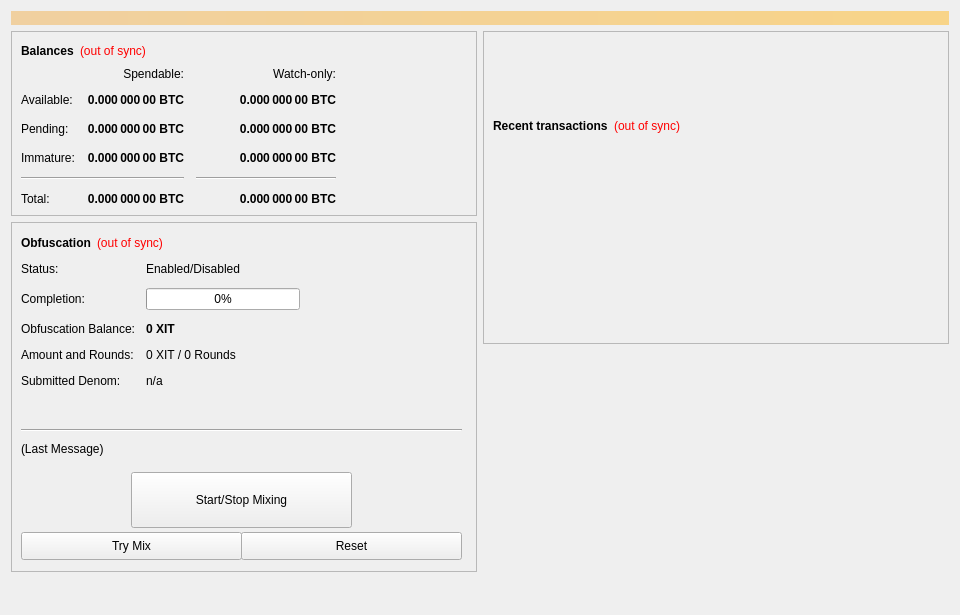
<?xml version="1.0" encoding="UTF-8"?>
<ui version="4.0">
 <class>OverviewPage</class>
 <widget class="QWidget" name="OverviewPage">
  <property name="geometry">
   <rect>
    <x>0</x>
    <y>0</y>
    <width>960</width>
    <height>615</height>
   </rect>
  </property>
  <property name="minimumSize">
   <size>
    <width>960</width>
    <height>0</height>
   </size>
  </property>
  <property name="windowTitle">
   <string>Form</string>
  </property>
  <layout class="QVBoxLayout" name="topLayout">
   <item>
    <widget class="QLabel" name="labelAlerts">
     <property name="visible">
      <bool>false</bool>
     </property>
     <property name="styleSheet">
      <string notr="true">background-color: qlineargradient(x1: 0, y1: 0, x2: 1, y2: 0, stop:0 #F0D0A0, stop:1 #F8D488); color:#000000;</string>
     </property>
     <property name="wordWrap">
      <bool>true</bool>
     </property>
     <property name="margin">
      <number>3</number>
     </property>
    </widget>
   </item>
   <item>
    <layout class="QHBoxLayout" name="horizontalLayout" stretch="1,1">
     <item>
      <layout class="QVBoxLayout" name="verticalLayout_2">
       <item>
        <widget class="QFrame" name="frame">
         <property name="frameShape">
          <enum>QFrame::StyledPanel</enum>
         </property>
         <property name="frameShadow">
          <enum>QFrame::Raised</enum>
         </property>
         <layout class="QVBoxLayout" name="verticalLayout_4">
          <item>
           <layout class="QHBoxLayout" name="horizontalLayout_4">
            <item>
             <widget class="QLabel" name="label_5">
              <property name="font">
               <font>
                <weight>75</weight>
                <bold>true</bold>
               </font>
              </property>
              <property name="text">
               <string>Balances</string>
              </property>
             </widget>
            </item>
            <item>
             <widget class="QLabel" name="labelWalletStatus">
              <property name="cursor">
               <cursorShape>WhatsThisCursor</cursorShape>
              </property>
              <property name="toolTip">
               <string>The displayed information may be out of date. Your wallet automatically synchronizes with the Ittrium network after a connection is established, but this process has not completed yet.</string>
              </property>
              <property name="styleSheet">
               <string notr="true">QLabel { color: red; }</string>
              </property>
              <property name="text">
               <string notr="true">(out of sync)</string>
              </property>
              <property name="alignment">
               <set>Qt::AlignLeading|Qt::AlignLeft|Qt::AlignVCenter</set>
              </property>
             </widget>
            </item>
            <item>
             <spacer name="horizontalSpacer_3">
              <property name="orientation">
               <enum>Qt::Horizontal</enum>
              </property>
              <property name="sizeHint" stdset="0">
               <size>
                <width>40</width>
                <height>20</height>
               </size>
              </property>
             </spacer>
            </item>
           </layout>
          </item>
          <item>
           <layout class="QGridLayout" name="gridLayout">
            <property name="spacing">
             <number>12</number>
            </property>
            <item row="2" column="2">
             <widget class="QLabel" name="labelWatchPending">
              <property name="font">
               <font>
                <weight>75</weight>
                <bold>true</bold>
               </font>
              </property>
              <property name="cursor">
               <cursorShape>IBeamCursor</cursorShape>
              </property>
              <property name="toolTip">
               <string>Unconfirmed transactions to watch-only addresses</string>
              </property>
              <property name="text">
               <string notr="true">0.000 000 00 BTC</string>
              </property>
              <property name="alignment">
               <set>Qt::AlignRight|Qt::AlignTrailing|Qt::AlignVCenter</set>
              </property>
              <property name="textInteractionFlags">
               <set>Qt::LinksAccessibleByMouse|Qt::TextSelectableByKeyboard|Qt::TextSelectableByMouse</set>
              </property>
             </widget>
            </item>
            <item row="2" column="1">
             <widget class="QLabel" name="labelUnconfirmed">
              <property name="font">
               <font>
                <weight>75</weight>
                <bold>true</bold>
               </font>
              </property>
              <property name="cursor">
               <cursorShape>IBeamCursor</cursorShape>
              </property>
              <property name="toolTip">
               <string>Total of transactions that have yet to be confirmed, and do not yet count toward the spendable balance</string>
              </property>
              <property name="text">
               <string notr="true">0.000 000 00 BTC</string>
              </property>
              <property name="alignment">
               <set>Qt::AlignRight|Qt::AlignTrailing|Qt::AlignVCenter</set>
              </property>
              <property name="textInteractionFlags">
               <set>Qt::LinksAccessibleByMouse|Qt::TextSelectableByKeyboard|Qt::TextSelectableByMouse</set>
              </property>
             </widget>
            </item>
            <item row="3" column="2">
             <widget class="QLabel" name="labelWatchImmature">
              <property name="font">
               <font>
                <weight>75</weight>
                <bold>true</bold>
               </font>
              </property>
              <property name="cursor">
               <cursorShape>IBeamCursor</cursorShape>
              </property>
              <property name="toolTip">
               <string>Staked or masternode rewards in watch-only addresses that has not yet matured</string>
              </property>
              <property name="text">
               <string notr="true">0.000 000 00 BTC</string>
              </property>
              <property name="alignment">
               <set>Qt::AlignRight|Qt::AlignTrailing|Qt::AlignVCenter</set>
              </property>
              <property name="textInteractionFlags">
               <set>Qt::LinksAccessibleByMouse|Qt::TextSelectableByKeyboard|Qt::TextSelectableByMouse</set>
              </property>
             </widget>
            </item>
            <item row="4" column="0" colspan="2">
             <widget class="Line" name="lineSpendableBalance">
              <property name="orientation">
               <enum>Qt::Horizontal</enum>
              </property>
             </widget>
            </item>
            <item row="4" column="2">
             <widget class="Line" name="lineWatchBalance">
              <property name="sizePolicy">
               <sizepolicy hsizetype="Preferred" vsizetype="Fixed">
                <horstretch>0</horstretch>
                <verstretch>0</verstretch>
               </sizepolicy>
              </property>
              <property name="minimumSize">
               <size>
                <width>140</width>
                <height>0</height>
               </size>
              </property>
              <property name="orientation">
               <enum>Qt::Horizontal</enum>
              </property>
             </widget>
            </item>
            <item row="5" column="0">
             <widget class="QLabel" name="labelTotalText">
              <property name="text">
               <string>Total:</string>
              </property>
             </widget>
            </item>
            <item row="3" column="1">
             <widget class="QLabel" name="labelImmature">
              <property name="font">
               <font>
                <weight>75</weight>
                <bold>true</bold>
               </font>
              </property>
              <property name="cursor">
               <cursorShape>IBeamCursor</cursorShape>
              </property>
              <property name="toolTip">
               <string>Staked or masternode rewards that has not yet matured</string>
              </property>
              <property name="text">
               <string notr="true">0.000 000 00 BTC</string>
              </property>
              <property name="alignment">
               <set>Qt::AlignRight|Qt::AlignTrailing|Qt::AlignVCenter</set>
              </property>
              <property name="textInteractionFlags">
               <set>Qt::LinksAccessibleByMouse|Qt::TextSelectableByKeyboard|Qt::TextSelectableByMouse</set>
              </property>
             </widget>
            </item>
            <item row="2" column="3">
             <spacer name="horizontalSpacer_2">
              <property name="orientation">
               <enum>Qt::Horizontal</enum>
              </property>
              <property name="sizeHint" stdset="0">
               <size>
                <width>40</width>
                <height>20</height>
               </size>
              </property>
             </spacer>
            </item>
            <item row="3" column="0">
             <widget class="QLabel" name="labelImmatureText">
              <property name="text">
               <string>Immature:</string>
              </property>
             </widget>
            </item>
            <item row="5" column="1">
             <widget class="QLabel" name="labelTotal">
              <property name="font">
               <font>
                <weight>75</weight>
                <bold>true</bold>
               </font>
              </property>
              <property name="cursor">
               <cursorShape>IBeamCursor</cursorShape>
              </property>
              <property name="toolTip">
               <string>Your current total balance</string>
              </property>
              <property name="text">
               <string notr="true">0.000 000 00 BTC</string>
              </property>
              <property name="alignment">
               <set>Qt::AlignRight|Qt::AlignTrailing|Qt::AlignVCenter</set>
              </property>
              <property name="textInteractionFlags">
               <set>Qt::LinksAccessibleByMouse|Qt::TextSelectableByKeyboard|Qt::TextSelectableByMouse</set>
              </property>
             </widget>
            </item>
            <item row="5" column="2">
             <widget class="QLabel" name="labelWatchTotal">
              <property name="font">
               <font>
                <weight>75</weight>
                <bold>true</bold>
               </font>
              </property>
              <property name="cursor">
               <cursorShape>IBeamCursor</cursorShape>
              </property>
              <property name="toolTip">
               <string>Current total balance in watch-only addresses</string>
              </property>
              <property name="text">
               <string notr="true">0.000 000 00 BTC</string>
              </property>
              <property name="alignment">
               <set>Qt::AlignRight|Qt::AlignTrailing|Qt::AlignVCenter</set>
              </property>
              <property name="textInteractionFlags">
               <set>Qt::LinksAccessibleByMouse|Qt::TextSelectableByKeyboard|Qt::TextSelectableByMouse</set>
              </property>
             </widget>
            </item>
            <item row="0" column="2">
             <widget class="QLabel" name="labelWatchonly">
              <property name="text">
               <string>Watch-only:</string>
              </property>
              <property name="alignment">
               <set>Qt::AlignRight|Qt::AlignTrailing|Qt::AlignVCenter</set>
              </property>
             </widget>
            </item>
            <item row="1" column="0">
             <widget class="QLabel" name="labelBalanceText">
              <property name="text">
               <string>Available:</string>
              </property>
             </widget>
            </item>
            <item row="1" column="1">
             <widget class="QLabel" name="labelBalance">
              <property name="font">
               <font>
                <weight>75</weight>
                <bold>true</bold>
               </font>
              </property>
              <property name="cursor">
               <cursorShape>IBeamCursor</cursorShape>
              </property>
              <property name="toolTip">
               <string>Your current spendable balance</string>
              </property>
              <property name="text">
               <string notr="true">0.000 000 00 BTC</string>
              </property>
              <property name="alignment">
               <set>Qt::AlignRight|Qt::AlignTrailing|Qt::AlignVCenter</set>
              </property>
              <property name="textInteractionFlags">
               <set>Qt::LinksAccessibleByMouse|Qt::TextSelectableByKeyboard|Qt::TextSelectableByMouse</set>
              </property>
             </widget>
            </item>
            <item row="1" column="2">
             <widget class="QLabel" name="labelWatchAvailable">
              <property name="font">
               <font>
                <weight>75</weight>
                <bold>true</bold>
               </font>
              </property>
              <property name="cursor">
               <cursorShape>IBeamCursor</cursorShape>
              </property>
              <property name="toolTip">
               <string>Your current balance in watch-only addresses</string>
              </property>
              <property name="text">
               <string notr="true">0.000 000 00 BTC</string>
              </property>
              <property name="alignment">
               <set>Qt::AlignRight|Qt::AlignTrailing|Qt::AlignVCenter</set>
              </property>
              <property name="textInteractionFlags">
               <set>Qt::LinksAccessibleByMouse|Qt::TextSelectableByKeyboard|Qt::TextSelectableByMouse</set>
              </property>
             </widget>
            </item>
            <item row="2" column="0">
             <widget class="QLabel" name="labelPendingText">
              <property name="text">
               <string>Pending:</string>
              </property>
             </widget>
            </item>
            <item row="0" column="1">
             <widget class="QLabel" name="labelSpendable">
              <property name="text">
               <string>Spendable:</string>
              </property>
              <property name="alignment">
               <set>Qt::AlignRight|Qt::AlignTrailing|Qt::AlignVCenter</set>
              </property>
             </widget>
            </item>
           </layout>
          </item>
         </layout>
        </widget>
       </item>
       <item>
        <widget class="QFrame" name="frameObfuscation">
         <property name="minimumSize">
          <size>
           <width>0</width>
           <height>350</height>
          </size>
         </property>
         <property name="layoutDirection">
          <enum>Qt::LeftToRight</enum>
         </property>
         <property name="frameShape">
          <enum>QFrame::StyledPanel</enum>
         </property>
         <property name="frameShadow">
          <enum>QFrame::Raised</enum>
         </property>
         <widget class="QWidget" name="formLayoutWidget">
          <property name="geometry">
           <rect>
            <x>10</x>
            <y>40</y>
            <width>451</width>
            <height>161</height>
           </rect>
          </property>
          <layout class="QFormLayout" name="formLayout">
           <property name="fieldGrowthPolicy">
            <enum>QFormLayout::AllNonFixedFieldsGrow</enum>
           </property>
           <property name="horizontalSpacing">
            <number>11</number>
           </property>
           <property name="verticalSpacing">
            <number>12</number>
           </property>
           <item row="0" column="0">
            <widget class="QLabel" name="label_6">
             <property name="text">
              <string>Status:</string>
             </property>
            </widget>
           </item>
           <item row="1" column="0">
            <widget class="QLabel" name="label_7">
             <property name="text">
              <string>Completion:</string>
             </property>
            </widget>
           </item>
           <item row="1" column="1">
            <widget class="QProgressBar" name="obfuscationProgress">
             <property name="maximumSize">
              <size>
               <width>154</width>
               <height>16777215</height>
              </size>
             </property>
             <property name="value">
              <number>0</number>
             </property>
            </widget>
           </item>
           <item row="2" column="0">
            <widget class="QLabel" name="labelAnonymizedText">
             <property name="text">
              <string>Obfuscation Balance:</string>
             </property>
            </widget>
           </item>
           <item row="2" column="1">
            <widget class="QLabel" name="labelAnonymized">
             <property name="font">
              <font>
               <weight>75</weight>
               <bold>true</bold>
              </font>
             </property>
             <property name="text">
              <string notr="true">0 XIT</string>
             </property>
            </widget>
           </item>
           <item row="3" column="0">
            <widget class="QLabel" name="label_8">
             <property name="text">
              <string>Amount and Rounds:</string>
             </property>
            </widget>
           </item>
           <item row="3" column="1">
            <widget class="QLabel" name="labelAmountRounds">
             <property name="text">
              <string>0 XIT / 0 Rounds</string>
             </property>
            </widget>
           </item>
           <item row="4" column="0">
            <widget class="QLabel" name="label_9">
             <property name="text">
              <string>Submitted Denom:</string>
             </property>
            </widget>
           </item>
           <item row="4" column="1">
            <widget class="QLabel" name="labelSubmittedDenom">
             <property name="toolTip">
              <string>The denominations you submitted to the Masternode.&lt;br&gt;To mix, other users must submit the exact same denominations.</string>
             </property>
             <property name="text">
              <string>n/a</string>
             </property>
            </widget>
           </item>
           <item row="0" column="1">
            <widget class="QLabel" name="obfuscationEnabled">
             <property name="text">
              <string>Enabled/Disabled</string>
             </property>
            </widget>
           </item>
          </layout>
         </widget>
         <widget class="QPushButton" name="runAutoDenom">
          <property name="geometry">
           <rect>
            <x>251</x>
            <y>17</y>
            <width>1</width>
            <height>1</height>
           </rect>
          </property>
          <property name="palette">
           <palette>
            <active>
             <colorrole role="WindowText">
              <brush brushstyle="SolidPattern">
               <color alpha="255">
                <red>0</red>
                <green>0</green>
                <blue>0</blue>
               </color>
              </brush>
             </colorrole>
             <colorrole role="Button">
              <brush brushstyle="SolidPattern">
               <color alpha="255">
                <red>239</red>
                <green>238</green>
                <blue>238</blue>
               </color>
              </brush>
             </colorrole>
             <colorrole role="Light">
              <brush brushstyle="SolidPattern">
               <color alpha="255">
                <red>255</red>
                <green>255</green>
                <blue>255</blue>
               </color>
              </brush>
             </colorrole>
             <colorrole role="Midlight">
              <brush brushstyle="SolidPattern">
               <color alpha="255">
                <red>247</red>
                <green>246</green>
                <blue>246</blue>
               </color>
              </brush>
             </colorrole>
             <colorrole role="Dark">
              <brush brushstyle="SolidPattern">
               <color alpha="255">
                <red>119</red>
                <green>119</green>
                <blue>119</blue>
               </color>
              </brush>
             </colorrole>
             <colorrole role="Mid">
              <brush brushstyle="SolidPattern">
               <color alpha="255">
                <red>159</red>
                <green>159</green>
                <blue>159</blue>
               </color>
              </brush>
             </colorrole>
             <colorrole role="Text">
              <brush brushstyle="SolidPattern">
               <color alpha="255">
                <red>0</red>
                <green>0</green>
                <blue>0</blue>
               </color>
              </brush>
             </colorrole>
             <colorrole role="BrightText">
              <brush brushstyle="SolidPattern">
               <color alpha="255">
                <red>255</red>
                <green>255</green>
                <blue>255</blue>
               </color>
              </brush>
             </colorrole>
             <colorrole role="ButtonText">
              <brush brushstyle="SolidPattern">
               <color alpha="255">
                <red>0</red>
                <green>0</green>
                <blue>0</blue>
               </color>
              </brush>
             </colorrole>
             <colorrole role="Base">
              <brush brushstyle="SolidPattern">
               <color alpha="255">
                <red>255</red>
                <green>255</green>
                <blue>255</blue>
               </color>
              </brush>
             </colorrole>
             <colorrole role="Window">
              <brush brushstyle="SolidPattern">
               <color alpha="255">
                <red>239</red>
                <green>238</green>
                <blue>238</blue>
               </color>
              </brush>
             </colorrole>
             <colorrole role="Shadow">
              <brush brushstyle="SolidPattern">
               <color alpha="255">
                <red>0</red>
                <green>0</green>
                <blue>0</blue>
               </color>
              </brush>
             </colorrole>
             <colorrole role="AlternateBase">
              <brush brushstyle="SolidPattern">
               <color alpha="255">
                <red>247</red>
                <green>246</green>
                <blue>246</blue>
               </color>
              </brush>
             </colorrole>
             <colorrole role="ToolTipBase">
              <brush brushstyle="SolidPattern">
               <color alpha="255">
                <red>255</red>
                <green>255</green>
                <blue>220</blue>
               </color>
              </brush>
             </colorrole>
             <colorrole role="ToolTipText">
              <brush brushstyle="SolidPattern">
               <color alpha="255">
                <red>0</red>
                <green>0</green>
                <blue>0</blue>
               </color>
              </brush>
             </colorrole>
            </active>
            <inactive>
             <colorrole role="WindowText">
              <brush brushstyle="SolidPattern">
               <color alpha="255">
                <red>0</red>
                <green>0</green>
                <blue>0</blue>
               </color>
              </brush>
             </colorrole>
             <colorrole role="Button">
              <brush brushstyle="SolidPattern">
               <color alpha="255">
                <red>239</red>
                <green>238</green>
                <blue>238</blue>
               </color>
              </brush>
             </colorrole>
             <colorrole role="Light">
              <brush brushstyle="SolidPattern">
               <color alpha="255">
                <red>255</red>
                <green>255</green>
                <blue>255</blue>
               </color>
              </brush>
             </colorrole>
             <colorrole role="Midlight">
              <brush brushstyle="SolidPattern">
               <color alpha="255">
                <red>247</red>
                <green>246</green>
                <blue>246</blue>
               </color>
              </brush>
             </colorrole>
             <colorrole role="Dark">
              <brush brushstyle="SolidPattern">
               <color alpha="255">
                <red>119</red>
                <green>119</green>
                <blue>119</blue>
               </color>
              </brush>
             </colorrole>
             <colorrole role="Mid">
              <brush brushstyle="SolidPattern">
               <color alpha="255">
                <red>159</red>
                <green>159</green>
                <blue>159</blue>
               </color>
              </brush>
             </colorrole>
             <colorrole role="Text">
              <brush brushstyle="SolidPattern">
               <color alpha="255">
                <red>0</red>
                <green>0</green>
                <blue>0</blue>
               </color>
              </brush>
             </colorrole>
             <colorrole role="BrightText">
              <brush brushstyle="SolidPattern">
               <color alpha="255">
                <red>255</red>
                <green>255</green>
                <blue>255</blue>
               </color>
              </brush>
             </colorrole>
             <colorrole role="ButtonText">
              <brush brushstyle="SolidPattern">
               <color alpha="255">
                <red>0</red>
                <green>0</green>
                <blue>0</blue>
               </color>
              </brush>
             </colorrole>
             <colorrole role="Base">
              <brush brushstyle="SolidPattern">
               <color alpha="255">
                <red>255</red>
                <green>255</green>
                <blue>255</blue>
               </color>
              </brush>
             </colorrole>
             <colorrole role="Window">
              <brush brushstyle="SolidPattern">
               <color alpha="255">
                <red>239</red>
                <green>238</green>
                <blue>238</blue>
               </color>
              </brush>
             </colorrole>
             <colorrole role="Shadow">
              <brush brushstyle="SolidPattern">
               <color alpha="255">
                <red>0</red>
                <green>0</green>
                <blue>0</blue>
               </color>
              </brush>
             </colorrole>
             <colorrole role="AlternateBase">
              <brush brushstyle="SolidPattern">
               <color alpha="255">
                <red>247</red>
                <green>246</green>
                <blue>246</blue>
               </color>
              </brush>
             </colorrole>
             <colorrole role="ToolTipBase">
              <brush brushstyle="SolidPattern">
               <color alpha="255">
                <red>255</red>
                <green>255</green>
                <blue>220</blue>
               </color>
              </brush>
             </colorrole>
             <colorrole role="ToolTipText">
              <brush brushstyle="SolidPattern">
               <color alpha="255">
                <red>0</red>
                <green>0</green>
                <blue>0</blue>
               </color>
              </brush>
             </colorrole>
            </inactive>
            <disabled>
             <colorrole role="WindowText">
              <brush brushstyle="SolidPattern">
               <color alpha="255">
                <red>119</red>
                <green>119</green>
                <blue>119</blue>
               </color>
              </brush>
             </colorrole>
             <colorrole role="Button">
              <brush brushstyle="SolidPattern">
               <color alpha="255">
                <red>239</red>
                <green>238</green>
                <blue>238</blue>
               </color>
              </brush>
             </colorrole>
             <colorrole role="Light">
              <brush brushstyle="SolidPattern">
               <color alpha="255">
                <red>255</red>
                <green>255</green>
                <blue>255</blue>
               </color>
              </brush>
             </colorrole>
             <colorrole role="Midlight">
              <brush brushstyle="SolidPattern">
               <color alpha="255">
                <red>247</red>
                <green>246</green>
                <blue>246</blue>
               </color>
              </brush>
             </colorrole>
             <colorrole role="Dark">
              <brush brushstyle="SolidPattern">
               <color alpha="255">
                <red>119</red>
                <green>119</green>
                <blue>119</blue>
               </color>
              </brush>
             </colorrole>
             <colorrole role="Mid">
              <brush brushstyle="SolidPattern">
               <color alpha="255">
                <red>159</red>
                <green>159</green>
                <blue>159</blue>
               </color>
              </brush>
             </colorrole>
             <colorrole role="Text">
              <brush brushstyle="SolidPattern">
               <color alpha="255">
                <red>119</red>
                <green>119</green>
                <blue>119</blue>
               </color>
              </brush>
             </colorrole>
             <colorrole role="BrightText">
              <brush brushstyle="SolidPattern">
               <color alpha="255">
                <red>255</red>
                <green>255</green>
                <blue>255</blue>
               </color>
              </brush>
             </colorrole>
             <colorrole role="ButtonText">
              <brush brushstyle="SolidPattern">
               <color alpha="255">
                <red>119</red>
                <green>119</green>
                <blue>119</blue>
               </color>
              </brush>
             </colorrole>
             <colorrole role="Base">
              <brush brushstyle="SolidPattern">
               <color alpha="255">
                <red>239</red>
                <green>238</green>
                <blue>238</blue>
               </color>
              </brush>
             </colorrole>
             <colorrole role="Window">
              <brush brushstyle="SolidPattern">
               <color alpha="255">
                <red>239</red>
                <green>238</green>
                <blue>238</blue>
               </color>
              </brush>
             </colorrole>
             <colorrole role="Shadow">
              <brush brushstyle="SolidPattern">
               <color alpha="255">
                <red>0</red>
                <green>0</green>
                <blue>0</blue>
               </color>
              </brush>
             </colorrole>
             <colorrole role="AlternateBase">
              <brush brushstyle="SolidPattern">
               <color alpha="255">
                <red>239</red>
                <green>238</green>
                <blue>238</blue>
               </color>
              </brush>
             </colorrole>
             <colorrole role="ToolTipBase">
              <brush brushstyle="SolidPattern">
               <color alpha="255">
                <red>255</red>
                <green>255</green>
                <blue>220</blue>
               </color>
              </brush>
             </colorrole>
             <colorrole role="ToolTipText">
              <brush brushstyle="SolidPattern">
               <color alpha="255">
                <red>0</red>
                <green>0</green>
                <blue>0</blue>
               </color>
              </brush>
             </colorrole>
            </disabled>
           </palette>
          </property>
          <property name="focusPolicy">
           <enum>Qt::NoFocus</enum>
          </property>
          <property name="autoFillBackground">
           <bool>true</bool>
          </property>
          <property name="text">
           <string/>
          </property>
          <property name="flat">
           <bool>true</bool>
          </property>
         </widget>
         <widget class="QPushButton" name="toggleObfuscation">
          <property name="geometry">
           <rect>
            <x>120</x>
            <y>250</y>
            <width>221</width>
            <height>56</height>
           </rect>
          </property>
          <property name="sizePolicy">
           <sizepolicy hsizetype="MinimumExpanding" vsizetype="Fixed">
            <horstretch>0</horstretch>
            <verstretch>0</verstretch>
           </sizepolicy>
          </property>
          <property name="text">
           <string>Start/Stop Mixing</string>
          </property>
         </widget>
         <widget class="Line" name="lineLastMessage">
          <property name="geometry">
           <rect>
            <x>10</x>
            <y>200</y>
            <width>441</width>
            <height>16</height>
           </rect>
          </property>
          <property name="orientation">
           <enum>Qt::Horizontal</enum>
          </property>
         </widget>
         <widget class="QLabel" name="obfuscationStatus">
          <property name="geometry">
           <rect>
            <x>10</x>
            <y>220</y>
            <width>451</width>
            <height>61</height>
           </rect>
          </property>
          <property name="minimumSize">
           <size>
            <width>288</width>
            <height>43</height>
           </size>
          </property>
          <property name="text">
           <string>(Last Message)</string>
          </property>
          <property name="alignment">
           <set>Qt::AlignLeading|Qt::AlignLeft|Qt::AlignTop</set>
          </property>
          <property name="wordWrap">
           <bool>true</bool>
          </property>
         </widget>
         <widget class="QPushButton" name="obfuscationAuto">
          <property name="geometry">
           <rect>
            <x>10</x>
            <y>310</y>
            <width>221</width>
            <height>28</height>
           </rect>
          </property>
          <property name="sizePolicy">
           <sizepolicy hsizetype="MinimumExpanding" vsizetype="Fixed">
            <horstretch>0</horstretch>
            <verstretch>0</verstretch>
           </sizepolicy>
          </property>
          <property name="toolTip">
           <string>Try to manually submit a Obfuscation request.</string>
          </property>
          <property name="text">
           <string>Try Mix</string>
          </property>
         </widget>
         <widget class="QPushButton" name="obfuscationReset">
          <property name="geometry">
           <rect>
            <x>230</x>
            <y>310</y>
            <width>221</width>
            <height>28</height>
           </rect>
          </property>
          <property name="sizePolicy">
           <sizepolicy hsizetype="MinimumExpanding" vsizetype="Fixed">
            <horstretch>0</horstretch>
            <verstretch>0</verstretch>
           </sizepolicy>
          </property>
          <property name="toolTip">
           <string>Reset the current status of Obfuscation (can interrupt Obfuscation if it's in the process of Mixing, which can cost you money!)</string>
          </property>
          <property name="autoFillBackground">
           <bool>false</bool>
          </property>
          <property name="text">
           <string>Reset</string>
          </property>
         </widget>
         <widget class="QWidget" name="layoutWidget">
          <property name="geometry">
           <rect>
            <x>10</x>
            <y>10</y>
            <width>431</width>
            <height>22</height>
           </rect>
          </property>
          <layout class="QHBoxLayout" name="horizontalLayout_5">
           <item>
            <widget class="QLabel" name="label_2">
             <property name="font">
              <font>
               <weight>75</weight>
               <bold>true</bold>
              </font>
             </property>
             <property name="text">
              <string>Obfuscation</string>
             </property>
            </widget>
           </item>
           <item>
            <widget class="QLabel" name="labelObfuscationSyncStatus">
             <property name="toolTip">
              <string>The displayed information may be out of date. Your wallet automatically synchronizes with the Ittrium network after a connection is established, but this process has not completed yet.</string>
             </property>
             <property name="styleSheet">
              <string notr="true">QLabel { color: red; }</string>
             </property>
             <property name="text">
              <string notr="true">(out of sync)</string>
             </property>
             <property name="alignment">
              <set>Qt::AlignLeading|Qt::AlignLeft|Qt::AlignVCenter</set>
             </property>
            </widget>
           </item>
           <item>
            <spacer name="horizontalSpacer_4">
             <property name="orientation">
              <enum>Qt::Horizontal</enum>
             </property>
             <property name="sizeHint" stdset="0">
              <size>
               <width>40</width>
               <height>20</height>
              </size>
             </property>
            </spacer>
           </item>
          </layout>
         </widget>
        </widget>
       </item>
       <item>
        <spacer name="verticalSpacer">
         <property name="orientation">
          <enum>Qt::Vertical</enum>
         </property>
         <property name="sizeHint" stdset="0">
          <size>
           <width>20</width>
           <height>40</height>
          </size>
         </property>
        </spacer>
       </item>
      </layout>
     </item>
     <item>
      <layout class="QVBoxLayout" name="verticalLayout_3">
       <item>
        <widget class="QFrame" name="frame_2">
         <property name="frameShape">
          <enum>QFrame::StyledPanel</enum>
         </property>
         <property name="frameShadow">
          <enum>QFrame::Raised</enum>
         </property>
         <layout class="QVBoxLayout" name="verticalLayout">
          <item>
           <spacer name="verticalSpacer_3">
            <property name="orientation">
             <enum>Qt::Vertical</enum>
            </property>
            <property name="sizeType">
             <enum>QSizePolicy::Fixed</enum>
            </property>
            <property name="sizeHint" stdset="0">
             <size>
              <width>20</width>
              <height>75</height>
             </size>
            </property>
           </spacer>
          </item>
          <item>
           <layout class="QHBoxLayout" name="horizontalLayout_2">
            <item>
             <widget class="QLabel" name="label_4">
              <property name="font">
               <font>
                <weight>75</weight>
                <bold>true</bold>
               </font>
              </property>
              <property name="text">
               <string>Recent transactions</string>
              </property>
             </widget>
            </item>
            <item>
             <widget class="QLabel" name="labelTransactionsStatus">
              <property name="cursor">
               <cursorShape>WhatsThisCursor</cursorShape>
              </property>
              <property name="toolTip">
               <string>The displayed information may be out of date. Your wallet automatically synchronizes with the Ittrium network after a connection is established, but this process has not completed yet.</string>
              </property>
              <property name="styleSheet">
               <string notr="true">QLabel { color: red; }</string>
              </property>
              <property name="text">
               <string notr="true">(out of sync)</string>
              </property>
              <property name="alignment">
               <set>Qt::AlignRight|Qt::AlignTrailing|Qt::AlignVCenter</set>
              </property>
             </widget>
            </item>
            <item>
             <spacer name="horizontalSpacer">
              <property name="orientation">
               <enum>Qt::Horizontal</enum>
              </property>
              <property name="sizeHint" stdset="0">
               <size>
                <width>40</width>
                <height>20</height>
               </size>
              </property>
             </spacer>
            </item>
           </layout>
          </item>
          <item>
           <widget class="QListView" name="listTransactions">
            <property name="styleSheet">
             <string notr="true">QListView { background: transparent; }</string>
            </property>
            <property name="frameShape">
             <enum>QFrame::NoFrame</enum>
            </property>
            <property name="verticalScrollBarPolicy">
             <enum>Qt::ScrollBarAlwaysOff</enum>
            </property>
            <property name="horizontalScrollBarPolicy">
             <enum>Qt::ScrollBarAlwaysOff</enum>
            </property>
            <property name="selectionMode">
             <enum>QAbstractItemView::NoSelection</enum>
            </property>
           </widget>
          </item>
         </layout>
        </widget>
       </item>
       <item>
        <spacer name="verticalSpacer_2">
         <property name="orientation">
          <enum>Qt::Vertical</enum>
         </property>
         <property name="sizeType">
          <enum>QSizePolicy::Expanding</enum>
         </property>
         <property name="sizeHint" stdset="0">
          <size>
           <width>20</width>
           <height>40</height>
          </size>
         </property>
        </spacer>
       </item>
      </layout>
     </item>
    </layout>
   </item>
  </layout>
 </widget>
 <resources/>
 <connections/>
</ui>
